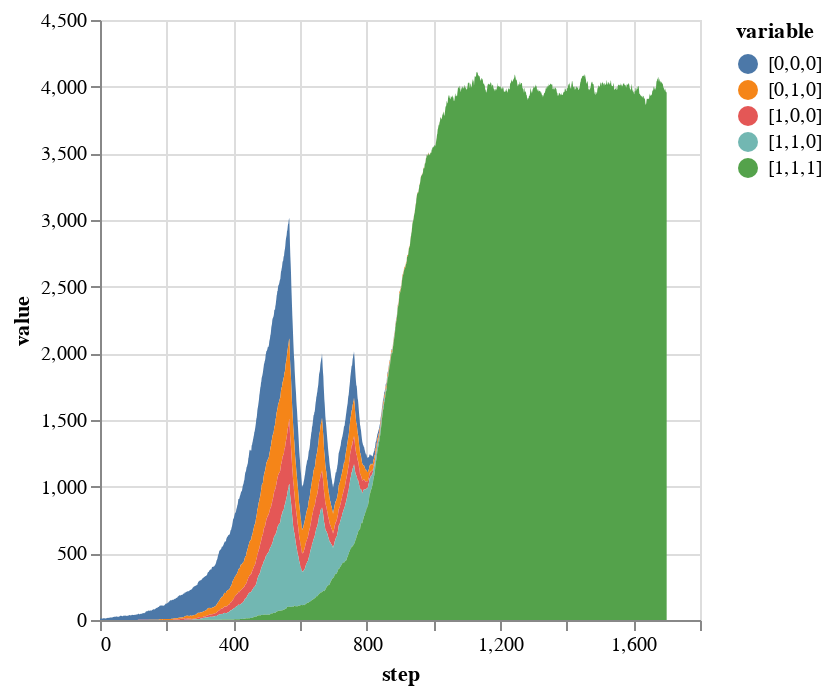

The cell this chart's notebook holds for it:
### Code cell
#And lastly we can make plots of both the total number of cells of each genotype
genotypes = [replace(string(x)," "=>"") for x in sort!([x for x in keys(fitness)],by=x -> bit_2_int(BitArray(x)))]
stacked = stack(adata,genotypes)

stacked |>
@vlplot(:area, x=:step, y={:value, stack=:zero}, color="variable:n")

### Figure 1 — Vega-Lite specification as saved in the notebook (floating-point values rounded to 4 significant figures; data arrays with more than 128 entries replaced by an {"elided": "..."} marker saying what was removed)
{"data": {"values": {"elided": "8505 records"}}, "encoding": {"color": {"field": "variable", "type": "nominal"}, "x": {"field": "step", "type": "quantitative"}, "y": {"field": "value", "stack": "zero", "type": "quantitative"}}, "mark": "area"}
